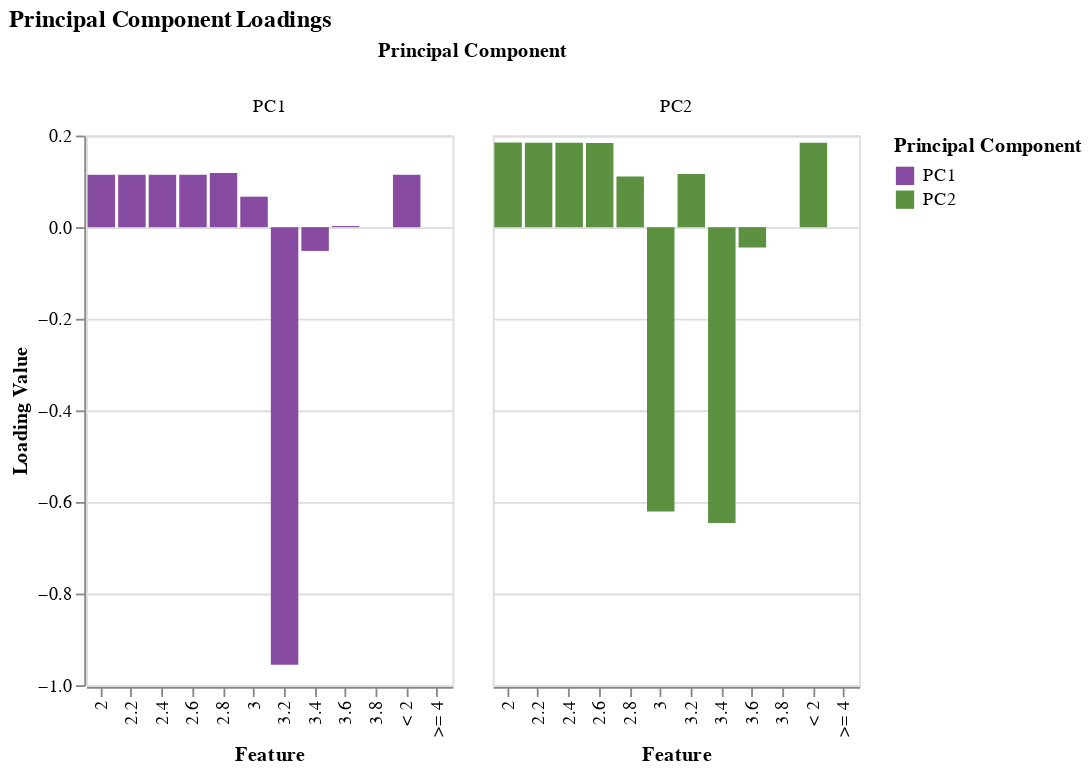

Notebook code for this chart:
### Code cell
alfred.visualize_pca(directory)

### Figure 1 — Vega-Lite specification as saved in the notebook (floating-point values rounded to 4 significant figures)
{"config": {"view": {"continuousWidth": 300, "continuousHeight": 300}}, "data": {"name": "data-40029ab0a2104a5d3b5fbc1f8d995c9b"}, "mark": {"type": "bar"}, "encoding": {"color": {"field": "Principal Component", "scale": {"domain": ["PC1", "PC2"], "range": ["#874ca1", "#5b9140"]}, "type": "nominal"}, "column": {"field": "Principal Component", "type": "nominal"}, "x": {"field": "Feature", "title": "Feature", "type": "nominal"}, "y": {"field": "Loading", "title": "Loading Value", "type": "quantitative"}}, "height": 300, "title": "Principal Component Loadings", "width": 200, "$schema": "https://vega.github.io/schema/vega-lite/v5.16.3.json", "datasets": {"data-40029ab0a2104a5d3b5fbc1f8d995c9b": [{"Feature": "< 2", "Principal Component": "PC1", "Loading": 0.1145}, {"Feature": "2", "Principal Component": "PC1", "Loading": 0.1145}, {"Feature": "2.2", "Principal Component": "PC1", "Loading": 0.1145}, {"Feature": "2.4", "Principal Component": "PC1", "Loading": 0.1145}, {"Feature": "2.6", "Principal Component": "PC1", "Loading": 0.1147}, {"Feature": "2.8", "Principal Component": "PC1", "Loading": 0.1184}, {"Feature": "3", "Principal Component": "PC1", "Loading": 0.0666}, {"Feature": "3.2", "Principal Component": "PC1", "Loading": -0.9556}, {"Feature": "3.4", "Principal Component": "PC1", "Loading": -0.05188}, {"Feature": "3.6", "Principal Component": "PC1", "Loading": 0.002416}, {"Feature": "3.8", "Principal Component": "PC1", "Loading": 4.902e-06}, {"Feature": ">= 4", "Principal Component": "PC1", "Loading": 1.099e-08}, {"Feature": "< 2", "Principal Component": "PC2", "Loading": 0.1844}, {"Feature": "2", "Principal Component": "PC2", "Loading": 0.1846}, {"Feature": "2.2", "Principal Component": "PC2", "Loading": 0.1846}, {"Feature": "2.4", "Principal Component": "PC2", "Loading": 0.1845}, {"Feature": "2.6", "Principal Component": "PC2", "Loading": 0.1836}, {"Feature": "2.8", "Principal Component": "PC2", "Loading": 0.1109}, {"Feature": "3", "Principal Component": "PC2", "Loading": -0.6207}, {"Feature": "3.2", "Principal Component": "PC2", "Loading": 0.1159}, {"Feature": "3.4", "Principal Component": "PC2", "Loading": -0.6459}, {"Feature": "3.6", "Principal Component": "PC2", "Loading": -0.04438}, {"Feature": "3.8", "Principal Component": "PC2", "Loading": -2.068e-05}, {"Feature": ">= 4", "Principal Component": "PC2", "Loading": -8.186e-08}]}}
